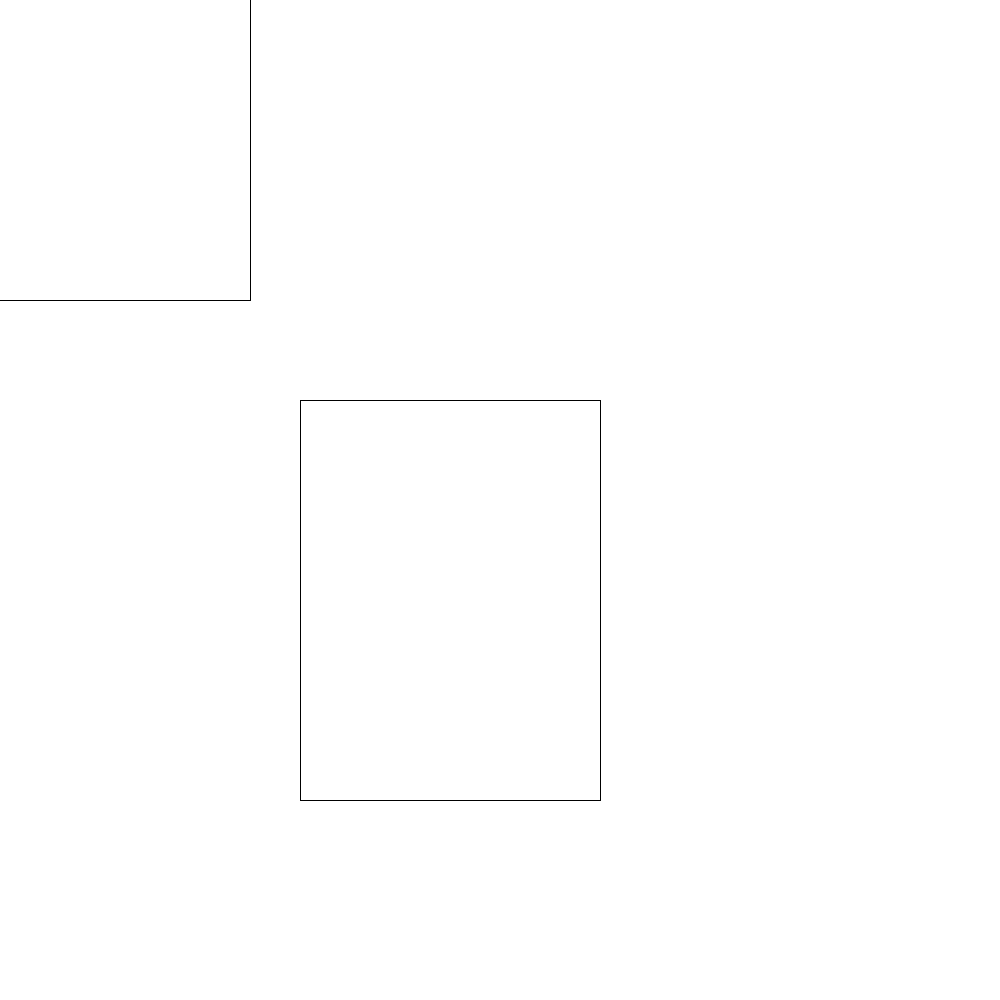
Frame 1 (no input)
Frame 60 (the mouse pressed at the canvas centre just before this capture): identical to frame 1, image omitted
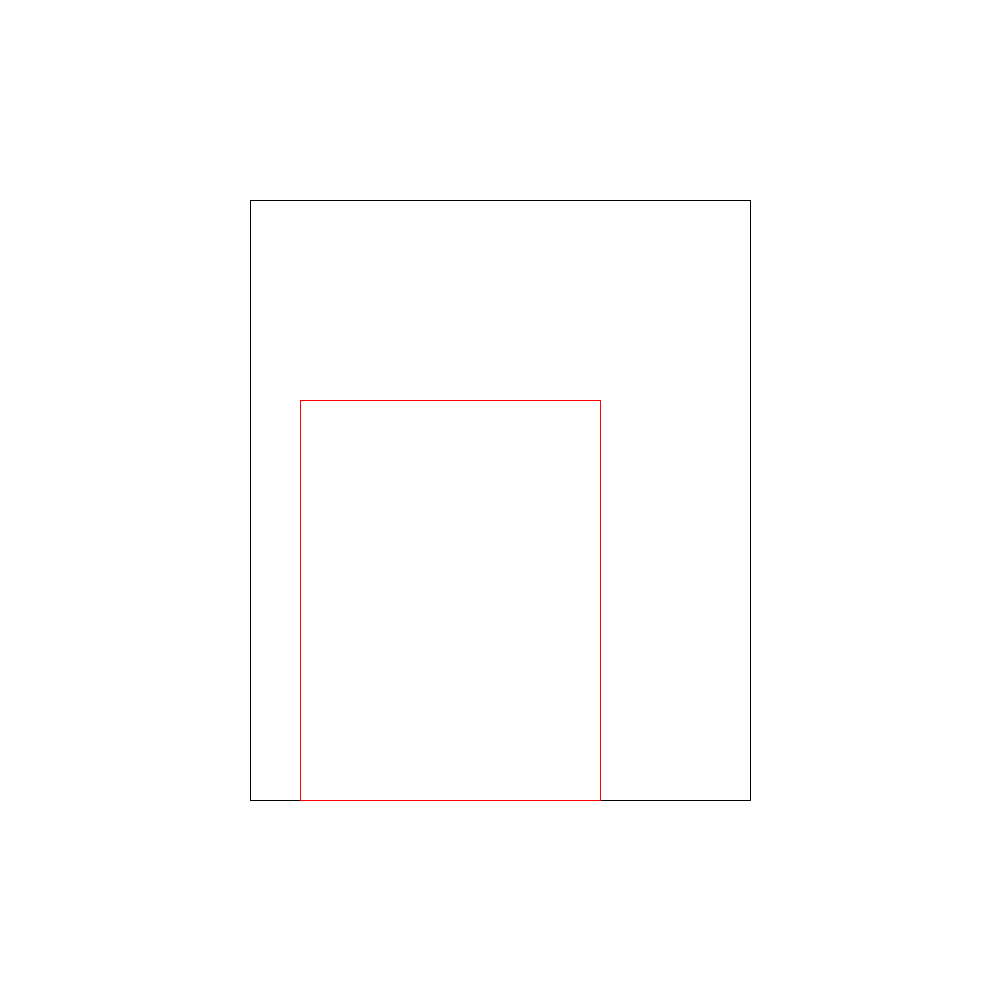
Frame 120 (the mouse held since frame 60 and released just before this capture)

The Processing sketch that drew these frames (run headless with seeded random() and noise(); from frame 60 on, the mouse is pressed at the canvas centre):

// Processing sketch: Cg30_RectIntersect
// ── Cg30_RectIntersect.pde
Rect rect;
Rect rect1;

void setup()
{
    size(1000, 1000);

    rect = new Rect(300,400,600,800, false);
    rect1 = new Rect(200, 200, 700, 800, true);
}

void draw()
{
    background(255);
    stroke(0);
    
    rect1.Render();
    
    stroke(0);
    if(rect.Intersect(rect1))
    {
        stroke(255, 0, 0);
    }
    rect.Render();
}
// ── Rect.pde
public class Rect
{
    public int topLeftX;        //左上角的坐标
    public int topLeftY;
    
    public int bottomRightX;    //右下角的坐标
    public int bottomRightY;
    
    public boolean trackMouse;
    
    public Rect(int _x1, int _y1, int _x2, int _y2, boolean _trackMouse)
    {
        topLeftX = _x1;
        topLeftY = _y1;
        bottomRightX = _x2;
        bottomRightY = _y2;
        trackMouse = _trackMouse;
    }
    
    public void Render()
    {
        if(trackMouse)
        {
            float halfWidth  = (bottomRightX - topLeftX) * 0.5;
            float halfHeight = (bottomRightY - topLeftY) * 0.5;
            topLeftX = mouseX - (int)halfWidth;
            bottomRightX = mouseX + (int)halfWidth;
            topLeftY = mouseY - (int)halfHeight;
            bottomRightY = mouseY + (int)halfHeight;
        }
        
        line(topLeftX, topLeftY, bottomRightX, topLeftY);
        line(bottomRightX, topLeftY, bottomRightX, bottomRightY);
        line(bottomRightX, bottomRightY, topLeftX, bottomRightY);
        line(topLeftX, bottomRightY,topLeftX, topLeftY);
    }
    
    public boolean Intersect(Rect r)
    {
        float halfWidth  = (bottomRightX - topLeftX + r.bottomRightX - r.topLeftX) * 0.5;   //两个矩形宽度和的一半
        float halfHeight = (bottomRightY - topLeftY + r.bottomRightY - r.topLeftY) * 0.5;   //两个矩形高度和的一半
        
        float x = (bottomRightX + topLeftX - r.bottomRightX - r.topLeftX) * 0.5; //两个矩形中心向量相减的x分量
        float y = (bottomRightY + topLeftY - r.bottomRightY - r.topLeftY) * 0.5; //两个矩形中心向量相减的y分量
        
        return abs(x) <= halfWidth && abs(y) <= halfHeight;
    }
}
